Frame 1 (no input): blank canvas, image omitted
Frame 60 (the mouse pressed at the canvas centre just before this capture): blank canvas, image omitted
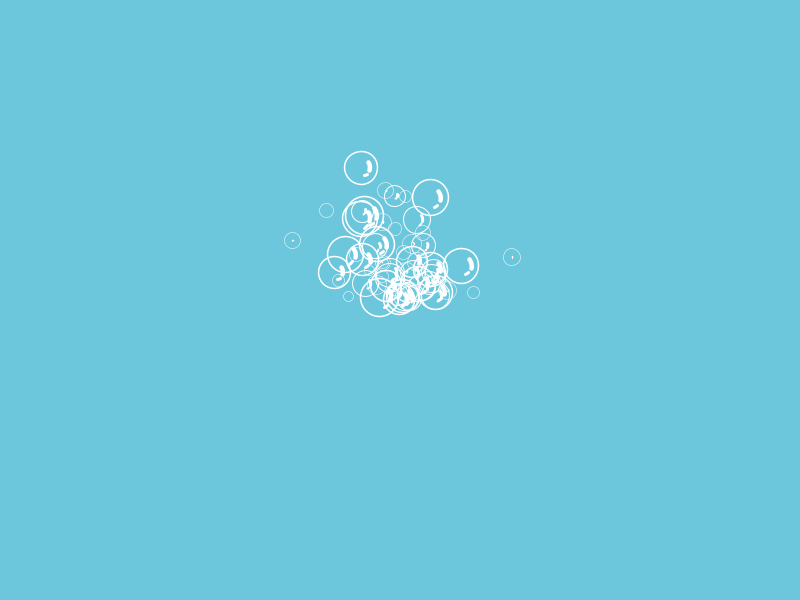
Frame 120 (the mouse held since frame 60 and released just before this capture)

The Processing sketch whose frames 1 and 60 were blank and that drew this single picture after the mouse press (run headless with seeded random() and noise(); from frame 60 on, the mouse is pressed at the canvas centre):

// Processing sketch: processing_92962
// ── processing_92962.pde



//remaking the Bubble assignment in 2011
//blow the bubble!


//ArrayList bubblelist = new ArrayList();
bubbleSystem bs = new bubbleSystem();


void setup(){
  size(800,600);
  smooth();
}

void draw(){
  background(109,199,220);
  if(mousePressed){
    bs.add(new Bubble(mouseX,mouseY));
  }
  bs.blow();
 }
  
  

// declare the bubble object

class Bubble {
  float x;
  float y;
  int diameter = int(random(10,40));
  float scalar = 0.2;
  float angle = 0.0;
  float speed = 0.01;
  int age = 0;
  float strokew = diameter/10;
  float xv = -3+random(1,5);
  float yv = -random(3);
  float maxYV = 1;
  
  Bubble(float xp, float yp) {
    x = xp;
    y = yp;
   // s = tempS;
    //diameter = tempDiameter;

  }
  
  void run(){
    move();
    display();
  }
  
   void move() {
   x = x + xv + sin(angle)*scalar;
   y += yv;
   angle += speed;
   age++;
   if (age > 500) pop();
  }
  
  void display() {
      ellipseMode(CENTER);

      noFill();
      stroke(255);
      strokeWeight(strokew*0.5);
      ellipse(x,y,diameter,diameter);
      strokeWeight(strokew*1.5);
      strokeCap(ROUND);
      arc(x,y,diameter-15,diameter-15,5.65,6.56);
      strokeWeight(strokew*1);
      arc(x,y,diameter-15,diameter-15,0.79,1.16);
  }
  
  void pop(){
      bubbles.remove(this);
  }
  
}



ArrayList  bubbles = new ArrayList();
class bubbleSystem{

  int q = int(random(10,30));
  
  void add(Bubble b){
    bubbles.add(b);
  }
  
  void blow(){
    for(int i = 0; i < bubbles.size(); i++){
      Bubble b = (Bubble)bubbles.get(i);
      b.run();
    }
  }
}
